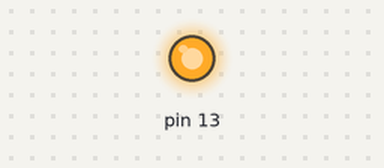
Recording of a sketch running on a simulated Arduino Uno, built with avr-gcc and run on an emulated ATmega328P. On the bench: output pins drawn as LEDs (lit = HIGH).

Above: at 1.2 s.
At 3.7 s:
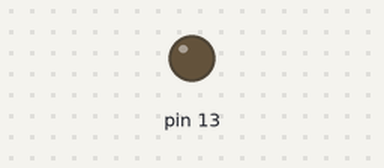
Timing chart, 0 to 6.5 s (numbered marks = the images above):
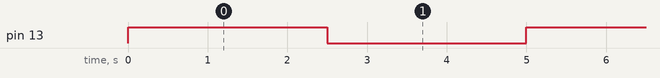

Measured:
- by itself, pin 13: alternates HIGH for 2.5 s and LOW for 2.5 s

The sketch:

xitkj2012.ino
```cpp
void setup() {
 pinMode(13, OUTPUT);
}

void loop() {
  digitalWrite(13, HIGH);
  delay(2500);
  digitalWrite(13, LOW);
  delay(2500);
}
```
